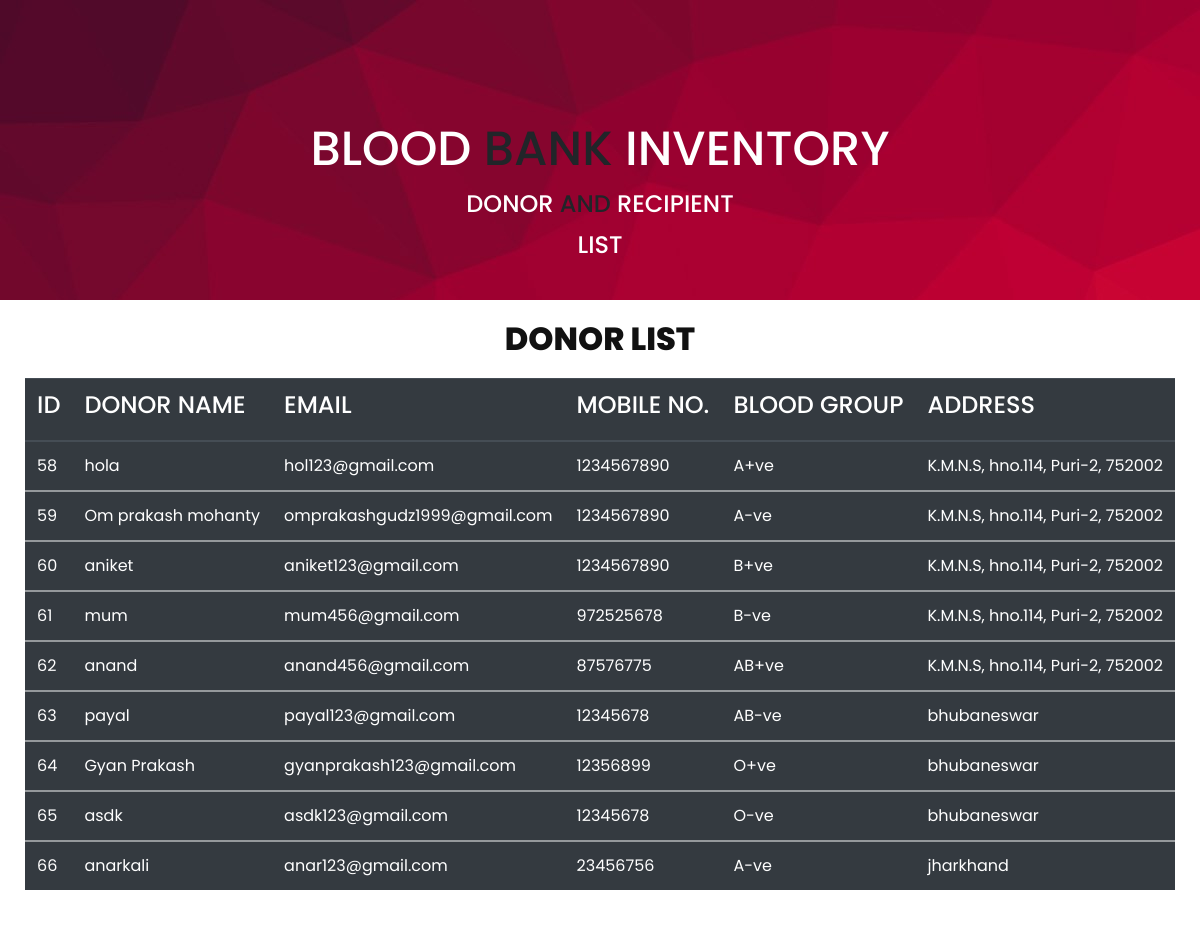
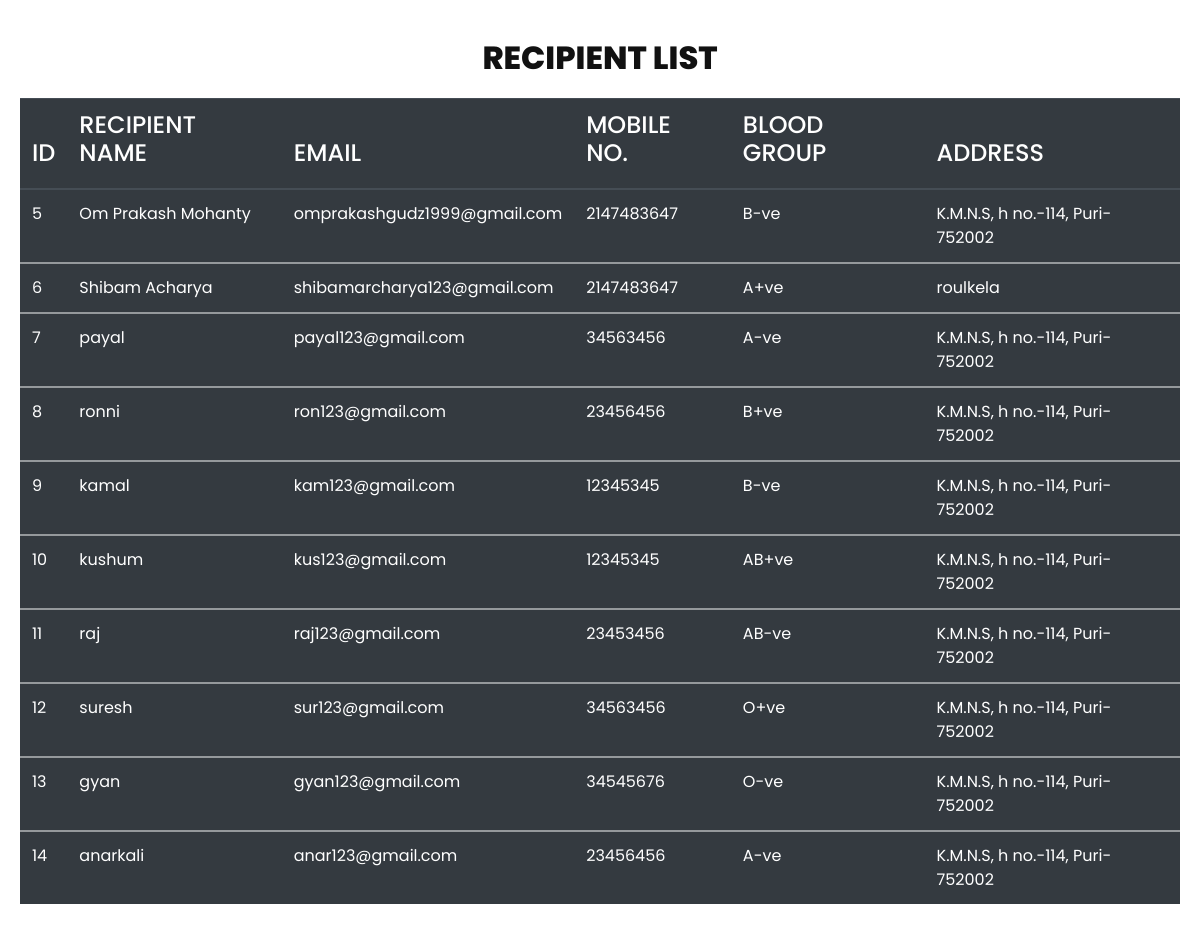
The app's page /invallblgrp.php with its own data (2 pictures, top to bottom).
### tables this page shows
CREATE TABLE `donordetails` (
  `id` int(11) NOT NULL,
  `donor_name` varchar(255) NOT NULL,
  `donor_email` varchar(255) NOT NULL,
  `donor_mobno` int(10) NOT NULL,
  `donor_blgrp` varchar(255) NOT NULL,
  `donor_address` varchar(255) NOT NULL
);

CREATE TABLE `recipientdetails` (
  `id` int(11) NOT NULL,
  `recipient_name` varchar(225) NOT NULL,
  `recipient_email` varchar(225) NOT NULL,
  `recipient_mobno` int(10) NOT NULL,
  `recipient_blgrp` varchar(255) NOT NULL,
  `recipient_address` varchar(255) NOT NULL
);

### invallblgrp.php (the view, shortened to what this page needs)
<!DOCTYPE html>
<html>
<head>
	<link  rel="stylesheet" href="https://stackpath.bootstrapcdn.com/bootstrap/4.2.1/css/bootstrap.min.css">
	<link  rel="stylesheet" href="https://cdn.datatables.net/1.10.25/css/dataTables.bootstrap4.min.css">
    <link rel="stylesheet" type="text/css" href="invallblgrp.css">
<div style="background-image:url('inventory.jpg'); height: 300px;">
<div></div>
        <div></div>
        <div></div>
        <div></div>
        <div></div>
        <h1><center><font color="white" size="20px">BLOOD</font><font size="20px"> BANK</font><font color="white" size="20px"> INVENTORY</font></center></h1>
		<h3><center><font color="white" size="5px">DONOR</font><font size="5px"> AND</font><font color="white" size="5px"> RECIPIENT</font></center></h3>
        <h3><center><font color="white" size="5px">LIST</font></h3>
</div>
</head>
<body>
<?php
include 'donorconfig.php';
			$query = " select * from donordetails ";
			$query_run =mysqli_query($conn,$query);
?>
<center>
<a class="side">
<table donor_name="datatablename" class="table table-dark table-hover">
			<h1><p class="login-text" style="font-size: 2rem; font-weight: 800;">DONOR LIST</p></h1>
  <thead>
    <tr>
      <th scope="col"><h4>ID</h4></th>
      <th scope="col"><h4>DONOR NAME</h4></th>
      <th scope="col"><h4>EMAIL</h4></th>
      <th scope="col"><h4>MOBILE NO.</h4></th>
	  <th scope="col"><h4>BLOOD GROUP</h4></th>
	  <th scope="col"><h4>ADDRESS</h4></th>
    </tr>
  </thead>
 <?php
		if($query_run)
			{
				foreach($query_run as $row)
				{
?>
  <tbody>
    <tr>
      <td><?php echo $row['id']; ?></td>
      <td><?php echo $row['donor_name']; ?> </td>
      <td><?php echo $row['donor_email']; ?> </td>
	  <td><?php echo $row['donor_mobno']; ?> </td>
	  <td><?php echo $row['donor_blgrp']; ?> </td>
	  <td><?php echo $row['donor_address']; ?> </td>
    </tr>
  </tbody>
<?php
				}
			}
			else
			{
				echo "No Records Found";
			}
?>
</table></a>
<?php
include 'recipientconfig.php';
			$query = " select * from recipientdetails ";
			$query_run =mysqli_query($conn,$query);
?>
<a class="side">
<table recipient_name="datatablename" class="table table-dark table-hover">
		<h1>	<p class="login-text" style="font-size: 2rem; font-weight: 800;">RECIPIENT LIST</p></h1>
  <thead>
    <tr>
      <th scope="col"><h4>ID</h4></th>
      <th scope="col"><h4>RECIPIENT NAME</h4></th>
      <th scope="col"><h4>EMAIL</h4></th>
      <th scope="col"><h4>MOBILE NO.</h4></th>
	  <th scope="col"><h4>BLOOD GROUP</h4></th>
	  <th scope="col"><h4>ADDRESS</h4></th>
    </tr>
  </thead>
 <?php
		if($query_run)
			{
				foreach($query_run as $row)
				{
?>
  <tbody>
    <tr>
      <td><?php echo $row['id']; ?></td>
      <td><?php echo $row['recipient_name']; ?> </td>
      <td><?php echo $row['recipient_email']; ?> </td>
	  <td><?php echo $row['recipient_mobno']; ?> </td>
	  <td><?php echo $row['recipient_blgrp']; ?> </td>
	  <td><?php echo $row['recipient_address']; ?> </td>
    </tr>
  </tbody>
<?php
				}
			}
			else
			{
				echo "No Records Found";
			}
?>
</table></a>
        </center>
</body>
</html>

### invallblgrp.css (style rules this page uses)
* { margin: 0; padding: 0; box-sizing: border-box; font-family: 'Poppins', sans-serif; }
.side { display: inline-block; margin: 20px; border: 1px; }
.side .login-text { color: #111; font-weight: 500; font-size: 1.1rem; text-align: center; margin-bottom: 20px; display: block; text-transform: capitalize; }

### records on screen
donordetails: id "58", donor_name "hola", donor_email "hol123@gmail.com", donor_mobno "1234567890", donor_blgrp "A+ve", donor_address "K.M.N.S, hno.114, Puri-2, 752002"
donordetails: id "59", donor_name "Om prakash mohanty", donor_email "omprakashgudz1999@gmail.com", donor_mobno "1234567890", donor_blgrp "A-ve", donor_address "K.M.N.S, hno.114, Puri-2, 752002"
donordetails: id "60", donor_name "aniket", donor_email "aniket123@gmail.com", donor_mobno "1234567890", donor_blgrp "B+ve", donor_address "K.M.N.S, hno.114, Puri-2, 752002"
donordetails: id "61", donor_name "mum", donor_email "mum456@gmail.com", donor_mobno "972525678", donor_blgrp "B-ve", donor_address "K.M.N.S, hno.114, Puri-2, 752002"
donordetails: id "62", donor_name "anand", donor_email "anand456@gmail.com", donor_mobno "87576775", donor_blgrp "AB+ve", donor_address "K.M.N.S, hno.114, Puri-2, 752002"
donordetails: id "63", donor_name "payal", donor_email "payal123@gmail.com", donor_mobno "12345678", donor_blgrp "AB-ve", donor_address "bhubaneswar"
donordetails: id "64", donor_name "Gyan Prakash", donor_email "gyanprakash123@gmail.com", donor_mobno "12356899", donor_blgrp "O+ve", donor_address "bhubaneswar"
donordetails: id "65", donor_name "asdk", donor_email "asdk123@gmail.com", donor_mobno "12345678", donor_blgrp "O-ve", donor_address "bhubaneswar"
donordetails: id "66", donor_name "anarkali", donor_email "anar123@gmail.com", donor_mobno "23456756", donor_blgrp "A-ve", donor_address "jharkhand"
recipientdetails: id "5", recipient_name "Om Prakash Mohanty", recipient_email "omprakashgudz1999@gmail.com", recipient_mobno "2147483647", recipient_blgrp "B-ve", recipient_address "K.M.N.S, h no.-114, Puri-752002"
recipientdetails: id "6", recipient_name "Shibam Acharya", recipient_email "shibamarcharya123@gmail.com", recipient_mobno "2147483647", recipient_blgrp "A+ve", recipient_address "roulkela"
recipientdetails: id "7", recipient_name "payal", recipient_email "payal123@gmail.com", recipient_mobno "34563456", recipient_blgrp "A-ve", recipient_address "K.M.N.S, h no.-114, Puri-752002"
recipientdetails: id "8", recipient_name "ronni", recipient_email "ron123@gmail.com", recipient_mobno "23456456", recipient_blgrp "B+ve", recipient_address "K.M.N.S, h no.-114, Puri-752002"
recipientdetails: id "9", recipient_name "kamal", recipient_email "kam123@gmail.com", recipient_mobno "12345345", recipient_blgrp "B-ve", recipient_address "K.M.N.S, h no.-114, Puri-752002"
recipientdetails: id "10", recipient_name "kushum", recipient_email "kus123@gmail.com", recipient_mobno "12345345", recipient_blgrp "AB+ve", recipient_address "K.M.N.S, h no.-114, Puri-752002"
recipientdetails: id "11", recipient_name "raj", recipient_email "raj123@gmail.com", recipient_mobno "23453456", recipient_blgrp "AB-ve", recipient_address "K.M.N.S, h no.-114, Puri-752002"
recipientdetails: id "12", recipient_name "suresh", recipient_email "sur123@gmail.com", recipient_mobno "34563456", recipient_blgrp "O+ve", recipient_address "K.M.N.S, h no.-114, Puri-752002"
recipientdetails: id "13", recipient_name "gyan", recipient_email "gyan123@gmail.com", recipient_mobno "34545676", recipient_blgrp "O-ve", recipient_address "K.M.N.S, h no.-114, Puri-752002"
recipientdetails: id "14", recipient_name "anarkali", recipient_email "anar123@gmail.com", recipient_mobno "23456456", recipient_blgrp "A-ve", recipient_address "K.M.N.S, h no.-114, Puri-752002"
